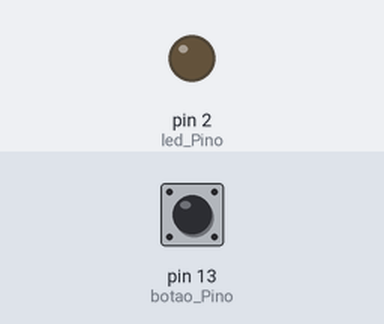
Bench run of a sketch on a simulated Arduino Uno, built with avr-gcc and run on an emulated ATmega328P. On the bench: output pins drawn as LEDs (lit = HIGH). Inputs (shaded band) come from the test bench; at power-on: pin 13 (botao_Pino) LOW.

Above: at 1.2 s.
1.3 s: pin 13 (botao_Pino) pulled HIGH for 0.15 s
At 2.2 s:
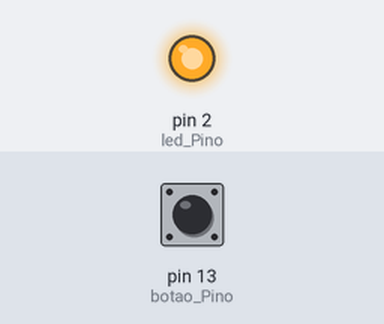
4.4 s: pin 13 (botao_Pino) pulled HIGH for 1 s
7.4 s: pin 13 (botao_Pino) pulled HIGH for 3.2 s
Timing chart, 0 to 15.4 s (numbered marks = the images above; inputs shaded):
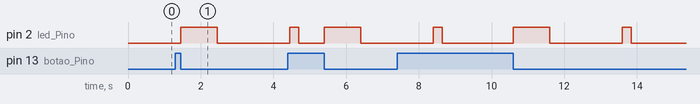

Measured:
- after the input at 1.3 s, pin 2 (led_Pino): LOW → HIGH after 0.15 s, → LOW 1.0 s later

The sketch:

Pisca-Led.ino
```cpp
// Declaração de Variáveis
int botao_Pino = 13;
int led_Pino = 2;
int estado_Botao = LOW;

void setup() {
  	// Pino do Botão
	pinMode(botao_Pino, INPUT);
  	// Pino do Led
  	pinMode(led_Pino, OUTPUT);
}

void loop() {
  // Leitura do Estado da Chave
  estado_Botao = digitalRead(botao_Pino);

  // A chave foi pressionada
  if(estado_Botao == HIGH) {
    // Aguarda a liberação da Chave
    while(digitalRead(botao_Pino) == HIGH) {} // Passo 1

    // Acende o Led
    digitalWrite(led_Pino, HIGH); // Passo 2
    delay(1000);
    // Desliga o Led
    digitalWrite(led_Pino, LOW); // Passo 3
    delay(2000);

    // Pisca o Led - Passo 4
    digitalWrite(led_Pino,HIGH);
    delay(250);
    digitalWrite(led_Pino, LOW);
    delay(250);
  }
  // Fim do Loop - Passo 5
}
```
